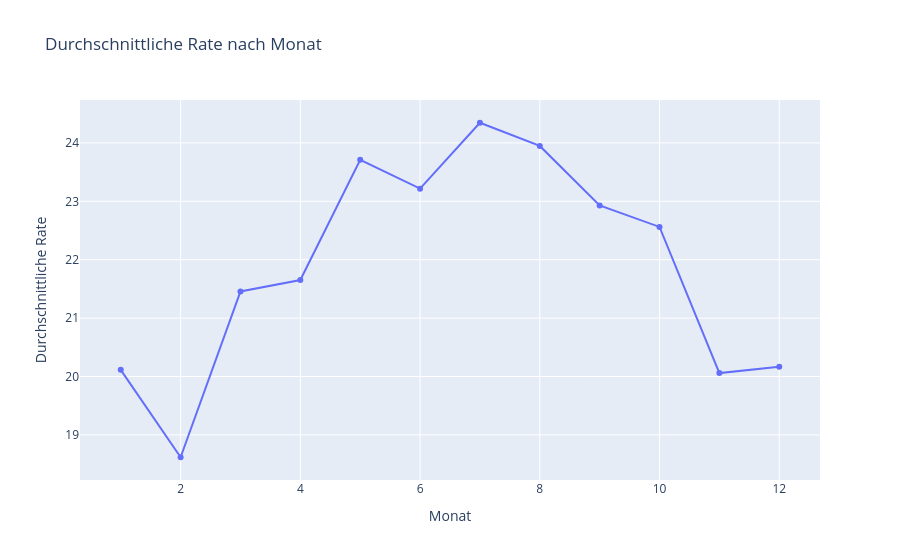

The code cell stored with this chart in its notebook:
### Markdown cell above
### 7.4 Plot 4: Durchschnitt nach Monaten

### Code cell
monats_daten = df.copy()
monats_daten["monat"] = monats_daten["datum"].dt.month

monats_durchschnitt = monats_daten.groupby("monat", as_index=False)["rate"].mean()

diagramm_monat = px.line(
    monats_durchschnitt,
    x="monat",
    y="rate",
    markers=True,
    title="Durchschnittliche Rate nach Monat",
    labels={
        "monat": "Monat",
        "rate": "Durchschnittliche Rate"
    }
)

diagramm_monat.show()

### Figure 1 — Plotly figure (JSON) as saved in the notebook; plotly's stock layout.template omitted (floating-point values rounded to 4 significant figures)
{"data": [{"hovertemplate": "Monat=%{x}<br>Durchschnittliche Rate=%{y}<extra></extra>", "legendgroup": "", "line": {"color": "#636efa", "dash": "solid"}, "marker": {"symbol": "circle"}, "mode": "lines+markers", "name": "", "orientation": "v", "showlegend": false, "type": "scatter", "x": [1, 2, 3, 4, 5, 6, 7, 8, 9, 10, 11, 12], "xaxis": "x", "y": [20.11, 18.62, 21.46, 21.65, 23.71, 23.22, 24.35, 23.95, 22.93, 22.56, 20.06, 20.17], "yaxis": "y"}], "layout": {"legend": {"tracegroupgap": 0}, "title": {"text": "Durchschnittliche Rate nach Monat"}, "xaxis": {"anchor": "y", "domain": [0, 1], "title": {"text": "Monat"}}, "yaxis": {"anchor": "x", "domain": [0, 1], "title": {"text": "Durchschnittliche Rate"}}}}
